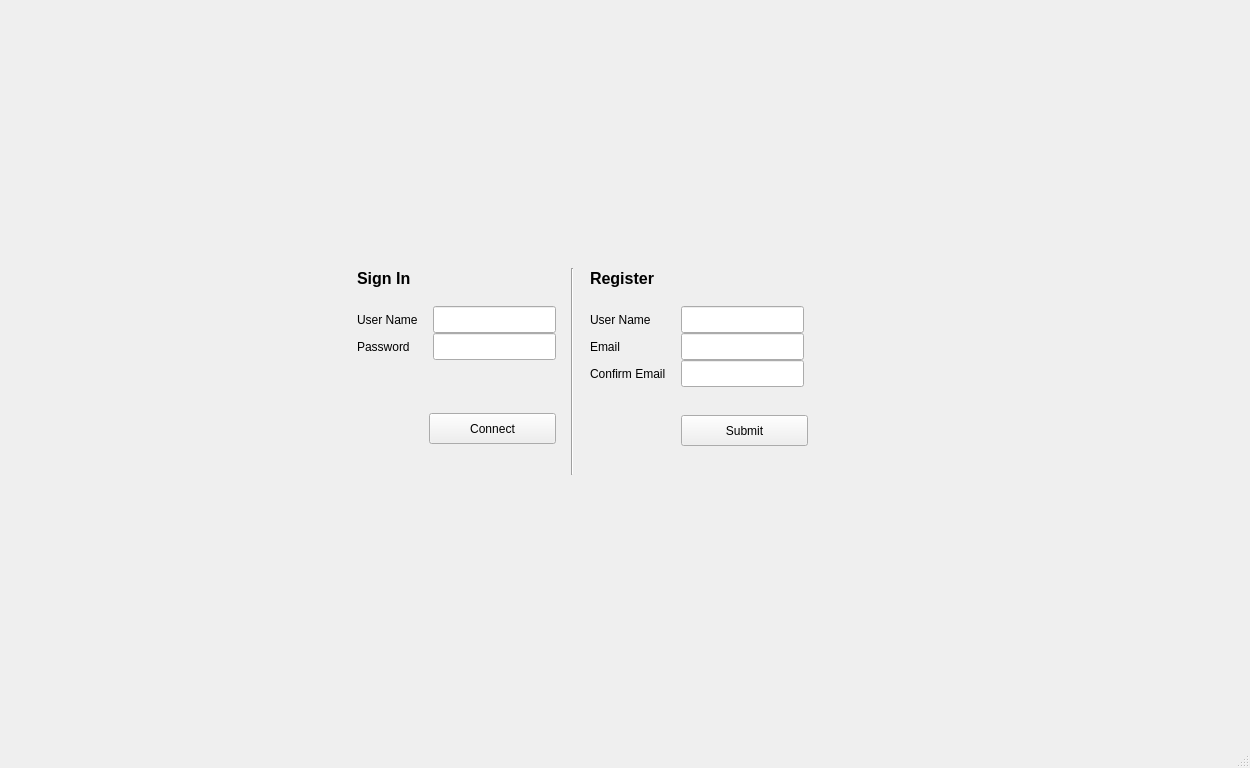
<?xml version="1.0" encoding="UTF-8"?>
<ui version="4.0">
 <class>MainWindow</class>
 <widget class="QMainWindow" name="MainWindow">
  <property name="windowModality">
   <enum>Qt::NonModal</enum>
  </property>
  <property name="geometry">
   <rect>
    <x>0</x>
    <y>0</y>
    <width>1250</width>
    <height>768</height>
   </rect>
  </property>
  <property name="sizePolicy">
   <sizepolicy hsizetype="Expanding" vsizetype="Expanding">
    <horstretch>10</horstretch>
    <verstretch>10</verstretch>
   </sizepolicy>
  </property>
  <property name="minimumSize">
   <size>
    <width>1250</width>
    <height>768</height>
   </size>
  </property>
  <property name="sizeIncrement">
   <size>
    <width>10</width>
    <height>10</height>
   </size>
  </property>
  <property name="windowTitle">
   <string>MainWindow</string>
  </property>
  <property name="styleSheet">
   <string notr="true"/>
  </property>
  <property name="documentMode">
   <bool>false</bool>
  </property>
  <widget class="QWidget" name="centralWidget">
   <widget class="QWidget" name="connectionWidget" native="true">
    <property name="enabled">
     <bool>true</bool>
    </property>
    <property name="geometry">
     <rect>
      <x>0</x>
      <y>0</y>
      <width>1250</width>
      <height>707</height>
     </rect>
    </property>
    <widget class="QFrame" name="frame">
     <property name="geometry">
      <rect>
       <x>332</x>
       <y>228</y>
       <width>501</width>
       <height>270</height>
      </rect>
     </property>
     <property name="frameShape">
      <enum>QFrame::NoFrame</enum>
     </property>
     <property name="frameShadow">
      <enum>QFrame::Raised</enum>
     </property>
     <widget class="QWidget" name="layoutWidget">
      <property name="geometry">
       <rect>
        <x>14</x>
        <y>12</y>
        <width>473</width>
        <height>246</height>
       </rect>
      </property>
      <layout class="QGridLayout" name="mainGridLayout">
       <property name="spacing">
        <number>0</number>
       </property>
       <item row="0" column="0">
        <spacer name="verticalSpacer_2">
         <property name="orientation">
          <enum>Qt::Vertical</enum>
         </property>
         <property name="sizeHint" stdset="0">
          <size>
           <width>20</width>
           <height>40</height>
          </size>
         </property>
        </spacer>
       </item>
       <item row="0" column="6">
        <spacer name="verticalSpacer_3">
         <property name="orientation">
          <enum>Qt::Vertical</enum>
         </property>
         <property name="sizeHint" stdset="0">
          <size>
           <width>20</width>
           <height>40</height>
          </size>
         </property>
        </spacer>
       </item>
       <item row="1" column="1">
        <spacer name="horizontalSpacer_2">
         <property name="orientation">
          <enum>Qt::Horizontal</enum>
         </property>
         <property name="sizeHint" stdset="0">
          <size>
           <width>40</width>
           <height>20</height>
          </size>
         </property>
        </spacer>
       </item>
       <item row="1" column="2" rowspan="5">
        <widget class="Line" name="line">
         <property name="frameShadow">
          <enum>QFrame::Sunken</enum>
         </property>
         <property name="orientation">
          <enum>Qt::Vertical</enum>
         </property>
        </widget>
       </item>
       <item row="1" column="3">
        <spacer name="horizontalSpacer_3">
         <property name="orientation">
          <enum>Qt::Horizontal</enum>
         </property>
         <property name="sizeHint" stdset="0">
          <size>
           <width>40</width>
           <height>20</height>
          </size>
         </property>
        </spacer>
       </item>
       <item row="1" column="6">
        <widget class="QLabel" name="registerLabel">
         <property name="font">
          <font>
           <pointsize>12</pointsize>
           <weight>75</weight>
           <bold>true</bold>
          </font>
         </property>
         <property name="text">
          <string>Register</string>
         </property>
        </widget>
       </item>
       <item row="2" column="6">
        <spacer name="verticalSpacer_5">
         <property name="orientation">
          <enum>Qt::Vertical</enum>
         </property>
         <property name="sizeHint" stdset="0">
          <size>
           <width>20</width>
           <height>40</height>
          </size>
         </property>
        </spacer>
       </item>
       <item row="5" column="0">
        <layout class="QGridLayout" name="gridLayout_3">
         <property name="spacing">
          <number>0</number>
         </property>
         <item row="1" column="0">
          <layout class="QGridLayout" name="gridLayout">
           <property name="spacing">
            <number>0</number>
           </property>
           <item row="0" column="2">
            <widget class="QLineEdit" name="userNameEdit">
             <property name="sizePolicy">
              <sizepolicy hsizetype="Fixed" vsizetype="Fixed">
               <horstretch>0</horstretch>
               <verstretch>0</verstretch>
              </sizepolicy>
             </property>
             <property name="minimumSize">
              <size>
               <width>123</width>
               <height>27</height>
              </size>
             </property>
             <property name="maximumSize">
              <size>
               <width>123</width>
               <height>27</height>
              </size>
             </property>
             <property name="alignment">
              <set>Qt::AlignJustify|Qt::AlignVCenter</set>
             </property>
            </widget>
           </item>
           <item row="1" column="2">
            <widget class="QLineEdit" name="passwordEdit">
             <property name="sizePolicy">
              <sizepolicy hsizetype="Fixed" vsizetype="Fixed">
               <horstretch>0</horstretch>
               <verstretch>0</verstretch>
              </sizepolicy>
             </property>
             <property name="minimumSize">
              <size>
               <width>123</width>
               <height>27</height>
              </size>
             </property>
             <property name="maximumSize">
              <size>
               <width>123</width>
               <height>27</height>
              </size>
             </property>
             <property name="autoFillBackground">
              <bool>false</bool>
             </property>
             <property name="inputMask">
              <string notr="true"/>
             </property>
             <property name="text">
              <string notr="true"/>
             </property>
             <property name="echoMode">
              <enum>QLineEdit::Password</enum>
             </property>
             <property name="alignment">
              <set>Qt::AlignJustify|Qt::AlignVCenter</set>
             </property>
             <property name="readOnly">
              <bool>false</bool>
             </property>
            </widget>
           </item>
           <item row="1" column="0">
            <widget class="QLabel" name="label">
             <property name="text">
              <string>Password</string>
             </property>
             <property name="alignment">
              <set>Qt::AlignLeading|Qt::AlignLeft|Qt::AlignVCenter</set>
             </property>
            </widget>
           </item>
           <item row="0" column="0">
            <widget class="QLabel" name="label_2">
             <property name="text">
              <string>User Name</string>
             </property>
             <property name="alignment">
              <set>Qt::AlignLeading|Qt::AlignLeft|Qt::AlignVCenter</set>
             </property>
            </widget>
           </item>
           <item row="0" column="1">
            <spacer name="horizontalSpacer_5">
             <property name="orientation">
              <enum>Qt::Horizontal</enum>
             </property>
             <property name="sizeHint" stdset="0">
              <size>
               <width>15</width>
               <height>20</height>
              </size>
             </property>
            </spacer>
           </item>
           <item row="2" column="2">
            <spacer name="verticalSpacer_6">
             <property name="orientation">
              <enum>Qt::Vertical</enum>
             </property>
             <property name="sizeHint" stdset="0">
              <size>
               <width>20</width>
               <height>62</height>
              </size>
             </property>
            </spacer>
           </item>
           <item row="1" column="1">
            <spacer name="horizontalSpacer_6">
             <property name="orientation">
              <enum>Qt::Horizontal</enum>
             </property>
             <property name="sizeHint" stdset="0">
              <size>
               <width>40</width>
               <height>20</height>
              </size>
             </property>
            </spacer>
           </item>
          </layout>
         </item>
         <item row="2" column="0">
          <layout class="QHBoxLayout" name="horizontalLayout">
           <property name="spacing">
            <number>0</number>
           </property>
           <item>
            <spacer name="horizontalSpacer">
             <property name="orientation">
              <enum>Qt::Horizontal</enum>
             </property>
             <property name="sizeType">
              <enum>QSizePolicy::Expanding</enum>
             </property>
             <property name="sizeHint" stdset="0">
              <size>
               <width>70</width>
               <height>20</height>
              </size>
             </property>
            </spacer>
           </item>
           <item>
            <widget class="QPushButton" name="connectButton">
             <property name="sizePolicy">
              <sizepolicy hsizetype="Fixed" vsizetype="Fixed">
               <horstretch>0</horstretch>
               <verstretch>0</verstretch>
              </sizepolicy>
             </property>
             <property name="minimumSize">
              <size>
               <width>127</width>
               <height>31</height>
              </size>
             </property>
             <property name="maximumSize">
              <size>
               <width>127</width>
               <height>31</height>
              </size>
             </property>
             <property name="text">
              <string>Connect</string>
             </property>
            </widget>
           </item>
          </layout>
         </item>
         <item row="3" column="0">
          <spacer name="verticalSpacer">
           <property name="orientation">
            <enum>Qt::Vertical</enum>
           </property>
           <property name="sizeHint" stdset="0">
            <size>
             <width>20</width>
             <height>40</height>
            </size>
           </property>
          </spacer>
         </item>
        </layout>
       </item>
       <item row="5" column="6">
        <layout class="QGridLayout" name="gridLayout_2">
         <property name="spacing">
          <number>0</number>
         </property>
         <item row="0" column="0">
          <widget class="QLabel" name="usrCnLabel">
           <property name="text">
            <string>User Name</string>
           </property>
          </widget>
         </item>
         <item row="0" column="2">
          <widget class="QLineEdit" name="usrCnEdit">
           <property name="sizePolicy">
            <sizepolicy hsizetype="Fixed" vsizetype="Fixed">
             <horstretch>0</horstretch>
             <verstretch>0</verstretch>
            </sizepolicy>
           </property>
           <property name="minimumSize">
            <size>
             <width>123</width>
             <height>27</height>
            </size>
           </property>
           <property name="maximumSize">
            <size>
             <width>123</width>
             <height>27</height>
            </size>
           </property>
          </widget>
         </item>
         <item row="1" column="0">
          <widget class="QLabel" name="emailRegLabel">
           <property name="text">
            <string>Email</string>
           </property>
          </widget>
         </item>
         <item row="1" column="2">
          <widget class="QLineEdit" name="emailRegEdit">
           <property name="sizePolicy">
            <sizepolicy hsizetype="Fixed" vsizetype="Fixed">
             <horstretch>0</horstretch>
             <verstretch>0</verstretch>
            </sizepolicy>
           </property>
           <property name="minimumSize">
            <size>
             <width>123</width>
             <height>27</height>
            </size>
           </property>
           <property name="maximumSize">
            <size>
             <width>123</width>
             <height>27</height>
            </size>
           </property>
           <property name="inputMethodHints">
            <set>Qt::ImhEmailCharactersOnly</set>
           </property>
           <property name="echoMode">
            <enum>QLineEdit::Normal</enum>
           </property>
          </widget>
         </item>
         <item row="2" column="0">
          <widget class="QLabel" name="emailRegCnfLabel">
           <property name="text">
            <string>Confirm Email</string>
           </property>
          </widget>
         </item>
         <item row="2" column="2">
          <widget class="QLineEdit" name="emailRegCfEdit">
           <property name="sizePolicy">
            <sizepolicy hsizetype="Maximum" vsizetype="Fixed">
             <horstretch>0</horstretch>
             <verstretch>0</verstretch>
            </sizepolicy>
           </property>
           <property name="minimumSize">
            <size>
             <width>123</width>
             <height>27</height>
            </size>
           </property>
           <property name="maximumSize">
            <size>
             <width>123</width>
             <height>27</height>
            </size>
           </property>
           <property name="inputMethodHints">
            <set>Qt::ImhEmailCharactersOnly</set>
           </property>
           <property name="echoMode">
            <enum>QLineEdit::Normal</enum>
           </property>
          </widget>
         </item>
         <item row="6" column="2">
          <spacer name="verticalSpacer_4">
           <property name="orientation">
            <enum>Qt::Vertical</enum>
           </property>
           <property name="sizeHint" stdset="0">
            <size>
             <width>20</width>
             <height>40</height>
            </size>
           </property>
          </spacer>
         </item>
         <item row="3" column="2">
          <spacer name="verticalSpacer_7">
           <property name="orientation">
            <enum>Qt::Vertical</enum>
           </property>
           <property name="sizeHint" stdset="0">
            <size>
             <width>20</width>
             <height>40</height>
            </size>
           </property>
          </spacer>
         </item>
         <item row="5" column="2">
          <widget class="QPushButton" name="submitBut">
           <property name="sizePolicy">
            <sizepolicy hsizetype="Fixed" vsizetype="Fixed">
             <horstretch>0</horstretch>
             <verstretch>0</verstretch>
            </sizepolicy>
           </property>
           <property name="minimumSize">
            <size>
             <width>127</width>
             <height>31</height>
            </size>
           </property>
           <property name="maximumSize">
            <size>
             <width>127</width>
             <height>31</height>
            </size>
           </property>
           <property name="text">
            <string>Submit</string>
           </property>
          </widget>
         </item>
         <item row="1" column="1">
          <spacer name="horizontalSpacer_4">
           <property name="orientation">
            <enum>Qt::Horizontal</enum>
           </property>
           <property name="sizeHint" stdset="0">
            <size>
             <width>40</width>
             <height>20</height>
            </size>
           </property>
          </spacer>
         </item>
        </layout>
       </item>
       <item row="1" column="0">
        <widget class="QLabel" name="label_3">
         <property name="font">
          <font>
           <pointsize>12</pointsize>
           <weight>75</weight>
           <bold>true</bold>
          </font>
         </property>
         <property name="text">
          <string>Sign In</string>
         </property>
        </widget>
       </item>
      </layout>
     </widget>
    </widget>
   </widget>
  </widget>
  <widget class="QMenuBar" name="menuBar">
   <property name="geometry">
    <rect>
     <x>0</x>
     <y>0</y>
     <width>1250</width>
     <height>20</height>
    </rect>
   </property>
  </widget>
  <widget class="QStatusBar" name="statusBar"/>
 </widget>
 <layoutdefault spacing="6" margin="11"/>
 <resources/>
 <connections/>
</ui>
